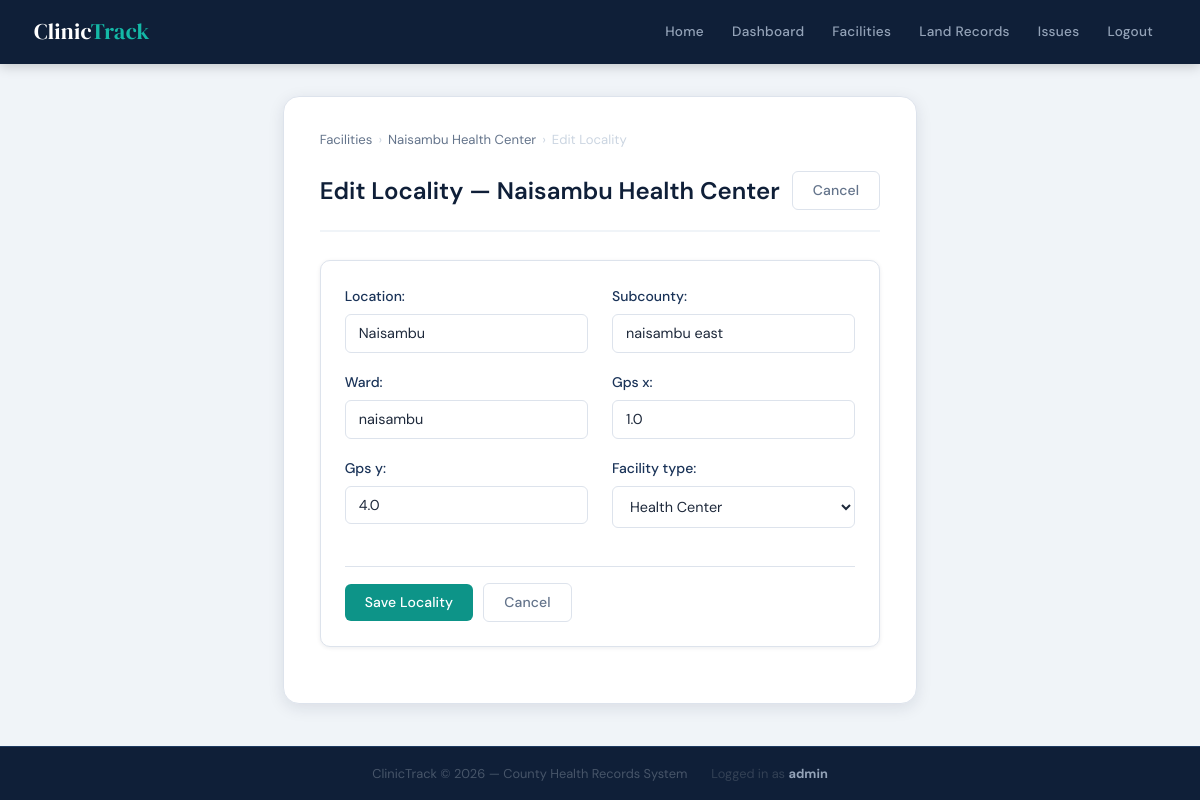
/facility/1/locality/edit/ (signed in), run on the app's committed database.
### clinic/models.py (models this page shows, shortened)
class Facility(models.Model):
    FACILITY_TYPES = [
        ('Dispensary', 'Dispensary'),
        ('Health Center', 'Health Center'),
        ('Clinic', 'Clinic'),
        ('Hospital', 'Hospital'),
    ]
    name = models.CharField(max_length=200)
    location = models.CharField(max_length=200)
    subcounty = models.CharField(max_length=100)
    ward = models.CharField(max_length=100)
    gps_x = models.FloatField(null=True, blank=True)
    gps_y = models.FloatField(null=True, blank=True)
    facility_type = models.CharField(
        max_length=50,
        choices=FACILITY_TYPES,
        default='Clinic'
    )
    created_at = models.DateTimeField(auto_now_add=True)
    updated_at = models.DateTimeField(auto_now=True)

### clinic/views.py (the view, shortened to what this page needs)
# urls.py: path("facility/<int:pk>/locality/edit/", views.FacilityLocalityUpdateView.as_view(), name="facility_locality_edit"),
class FacilityLocalityUpdateView(AdminRequiredMixin, generic.UpdateView):
	model = Facility
	form_class = FacilityLocalityForm
	template_name = "clinic/facility_locality_form.html"

### clinic/forms.py
class FacilityLocalityForm(forms.ModelForm):
    class Meta:
        model = Facility
        fields = ["location", "subcounty", "ward", "gps_x", "gps_y", "facility_type"]
        widgets = {
            "gps_x": forms.NumberInput(attrs={"step": "any"}),
            "gps_y": forms.NumberInput(attrs={"step": "any"}),
        }

### clinic/views.py (called while the page is built)
	def test_func(self):
		return bool(self.request.user and self.request.user.is_staff)

### clinic/templates/clinic/facility_locality_form.html (shortened to what this page needs)
{% extends "clinic/base.html" %}
{% block content %}
<div class="breadcrumb">
  <a href="{% url 'clinic:facility_list' %}">Facilities</a>
  <span>›</span>
  <a href="{% url 'clinic:facility_detail' object.pk %}">{{ object.name }}</a>
  <span>›</span>
  <span>Edit Locality</span>
</div>
<div class="page-header">
  <h2>Edit Locality — {{ object.name }}</h2>
  <a href="{% url 'clinic:facility_detail' object.pk %}" class="btn btn-secondary">Cancel</a>
</div>
<div class="section-block">
  <form method="post" novalidate>
    <div class="form-grid">
      {% for field in form %}
        <div class="form-group">
          {{ field.label_tag }}
          {{ field }}
        </div>
      {% endfor %}
    </div>
    <div class="form-actions">
      <button type="submit" class="btn btn-success">Save Locality</button>
      <a href="{% url 'clinic:facility_detail' object.pk %}" class="btn btn-secondary">Cancel</a>
    </div>
  </form>
</div>
{% endblock %}

### clinic/templates/clinic/base.html (shortened to what this page needs)
{% load static %}
<!doctype html>
<html lang="en">
<head>
  <link rel="stylesheet" href="https://cdn.jsdelivr.net/npm/modern-normalize/modern-normalize.css">
  <link rel="stylesheet" href="{% static 'css/mystyle.css' %}">
</head>
<body>
  <header>
    <div class="header-inner">
      <h1>Clinic<span>Track</span></h1>
      <nav>
        <a href="{% url 'clinic:home' %}">Home</a>
        {% if user.is_authenticated and user.is_staff %}
          <a href="{% url 'clinic:admin_dashboard' %}">Dashboard</a>
          <a href="{% url 'clinic:facility_list' %}">Facilities</a>
          <a href="{% url 'clinic:landrecord_list' %}">Land Records</a>
          <a href="{% url 'clinic:issue_list' %}">Issues</a>
          <a href="{% url 'clinic:logout' %}">Logout</a>
        {% else %}
          <a href="{% url 'clinic:login' %}">Login</a>
        {% endif %}
      </nav>
    </div>
  </header>
  <div class="container">
    <main>
      {% block content %}{% endblock %}
    </main>
  </div>
  <footer>
    <span>ClinicTrack &copy; {% now "Y" %} — County Health Records System</span>
    {% if user.is_authenticated %}
      <span style="margin-left:16px;color:#334155;">Logged in as <strong style="color:#94a3b8;">{{ user.username }}</strong></span>
    {% endif %}
  </footer>
</body>
</html>

### clinic/static/css/mystyle.css (style rules this page uses)
:root { --navy: #0f1f38; --navy-mid: #1a3358; --navy-light: #234070; --teal: #0d9488; --teal-light: #14b8a6; --teal-pale: #ccfbf1; --amber: #d97706; --red: #dc2626; --red-pale: #fee2e2; --white: #ffffff; --surface: #f0f4f8; --border: #dde3ec; --text: #1e293b; --text-muted: #64748b; --radius-sm: 6px; --radius-md: 10px; --radius-lg: 16px; --shadow-sm: 0 1px 4px rgba(15, 31, 56, 0.08); --shadow-md: 0 4px 16px rgba(15, 31, 56, 0.10); --shadow-lg: 0 8px 32px rgba(15, 31, 56, 0.12); }
*, *::before, *::after { box-sizing: border-box; }
html { scroll-behavior: smooth; }
body { font-family: 'DM Sans', Arial, sans-serif; background: var(--surface); color: var(--text); line-height: 1.65; font-size: 15px; min-height: 100vh; display: flex; flex-direction: column; }
a { color: var(--teal); text-decoration: none; transition: color 0.18s, opacity 0.18s; }
header { background: var(--navy); color: var(--white); position: sticky; top: 0; z-index: 100; box-shadow: 0 2px 12px rgba(0, 0, 0, 0.2); }
.header-inner { max-width: 1180px; margin: 0 auto; padding: 0 24px; display: flex; align-items: center; justify-content: space-between; height: 64px; gap: 20px; }
header h1 { font-family: 'DM Serif Display', Georgia, serif; font-size: 1.4rem; font-weight: 400; color: var(--white); white-space: nowrap; margin: 0; letter-spacing: 0.01em; }
header h1 span { color: var(--teal-light); }
nav { display: flex; flex-wrap: wrap; gap: 2px; align-items: center; }
nav a { color: #94a3b8; padding: 6px 13px; border-radius: var(--radius-sm); font-size: 0.85rem; font-weight: 500; letter-spacing: 0.02em; transition: background 0.18s, color 0.18s; text-decoration: none; }
.container { max-width: 1180px; margin: 0 auto; padding: 32px 24px; flex: 1; }
main { background: var(--white); padding: 32px 36px; border-radius: var(--radius-lg); box-shadow: var(--shadow-md); border: 1px solid var(--border); animation: fadeUp 0.28s ease both; }
.page-header { display: flex; align-items: center; justify-content: space-between; flex-wrap: wrap; gap: 12px; margin-bottom: 28px; padding-bottom: 20px; border-bottom: 2px solid var(--surface); }
.page-header h2 { margin: 0; }
.breadcrumb { display: flex; gap: 6px; align-items: center; font-size: 0.82rem; color: var(--text-muted); margin-bottom: 20px; flex-wrap: wrap; }
.breadcrumb a { color: var(--text-muted); }
.breadcrumb span { color: #cbd5e1; }
h1, h2, h3, h4, h5 { font-weight: 600; color: var(--navy); line-height: 1.3; }
h1 { font-size: 1.9rem; margin-bottom: 18px; }
h2 { font-size: 1.5rem; margin-bottom: 14px; }
.section-block { background: var(--white); border: 1px solid var(--border); border-radius: var(--radius-md); padding: 24px; margin-bottom: 24px; box-shadow: var(--shadow-sm); transition: box-shadow 0.2s; }
.btn { display: inline-flex; align-items: center; justify-content: center; gap: 6px; padding: 9px 20px; border-radius: var(--radius-sm); font-size: 0.875rem; font-weight: 500; font-family: 'DM Sans', Arial, sans-serif; border: none; cursor: pointer; transition: transform 0.15s, opacity 0.15s, box-shadow 0.15s; text-decoration: none; letter-spacing: 0.01em; white-space: nowrap; line-height: 1.4; }
.btn-success { background: var(--teal); color: var(--white); }
.btn-secondary { background: transparent; color: var(--text-muted); border: 1px solid var(--border); }
.form-group { margin-bottom: 18px; }
label { font-weight: 500; display: block; margin-bottom: 6px; font-size: 0.875rem; color: var(--navy-mid); }
input[type="text"], input[type="email"], input[type="password"], input[type="number"], input[type="date"], input[type="tel"], input[type="url"], input[type="search"], input[type="file"], select, textarea { width: 100%; padding: 10px 13px; border: 1.5px solid var(--border); border-radius: var(--radius-sm); font-size: 0.9rem; font-family: 'DM Sans', Arial, sans-serif; background: var(--white); color: var(--text); transition: border-color 0.18s, box-shadow 0.18s; }
input::placeholder, textarea::placeholder { color: #a0aec0; }
.form-grid { display: grid; grid-template-columns: 1fr 1fr; gap: 0 24px; }
.form-actions { display: flex; gap: 10px; align-items: center; padding-top: 16px; border-top: 1px solid var(--border); margin-top: 20px; flex-wrap: wrap; }
footer { background: var(--navy); color: #475569; text-align: center; padding: 16px 24px; font-size: 0.8rem; margin-top: auto; border-top: 1px solid #1e3a5f; display: flex; align-items: center; justify-content: center; flex-wrap: wrap; gap: 8px; }

### data on the page
Facility: name "Naisambu Health Center", form "Naisambu" "naisambu east" "naisambu" "1.0" "4.0" "Health Center"

### other printed values
{{ field.label_tag }} "Location:" "Subcounty:" "Ward:" "Gps x:" "Gps y:" "Facility type:"
{{ user.username }} "admin"
